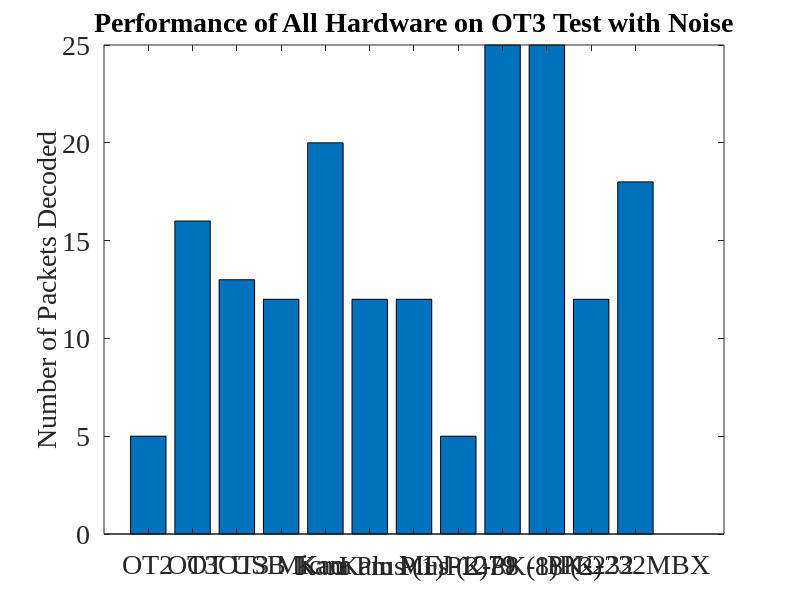

This figure's MATLAB source: (Note: this script raises an error after producing the figure.)
fontSize = 20;
%           OT2	OT3	OT USB	OT3 Micro	Kam	My Kam Plus	Kam Plus	MFJ-1278	My PK-88	PK-88	PK-232	PK-232MBX
% OT3       40	40	39      40          40	40          40          40          40          40      40      40
% Gen200    200	200	193     199         200	200         200         200         200                 200     200
% OT3 Noise 5	16	13      12          20	12          12          5           25          25      12      18
% Track 1   947	937	869     830         988	958         985         837         981         1007	918     964
% Track 2   927	445	633     263         938	967         998         937         866         633     929     799


x = [5	16	13      12          20	12          12          5           25          25      12      18];
y = ['OT2' 'OT3' 'OT USB' 'OT3 Micro' 'Kam' 'Kam Plus (1)' 'Kam Plus (2)' 'MFJ-1279' 'PK-88 (1)' 'PK-88 (2)' 'PK-232' 'PK-232MBX'];
f = figure('Position',[0,0,1280,1024]);
set(gcf,'color','w');
bar(x);
filename = 'Performance of All Hardware on OT3 Test with Noise';
title(filename);
%xlabel('Devices');
ylabel('Number of Packets Decoded');
set(gca,'XTickLabel',{'OT2' 'OT3' 'OT USB' 'OT3 Micro' 'Kam' 'Kam Plus (1)' 'Kam Plus (2)' 'MFJ-1279' 'PK-88 (1)' 'PK-88 (2)' 'PK-232' 'PK-232MBX'})
set(gca,'FontSize',fontSize, 'FontName', 'Times New Roman');
set(findall(gcf,'type','text'),'FontSize',fontSize, 'FontName', 'Times New Roman');
rotateXLabels(gca, 45)
set(gca, 'xtick', [])
grid on
saveas(f, strcat('.\..\..\..\rrxthesis\images\',regexprep(filename,'[^\w'']',''),'.png'));
pause();
close(f);
clear all;
